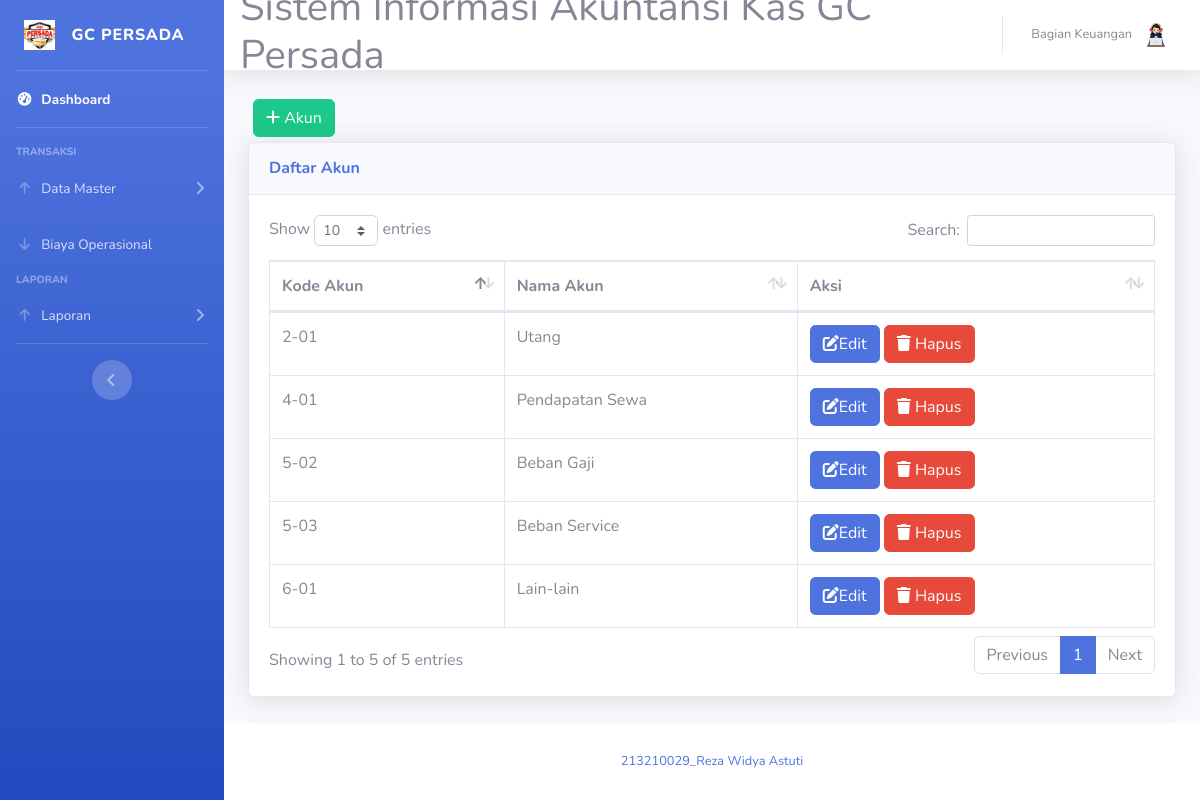
/kategori.php (signed in), run on an earlier commit of the app's database.
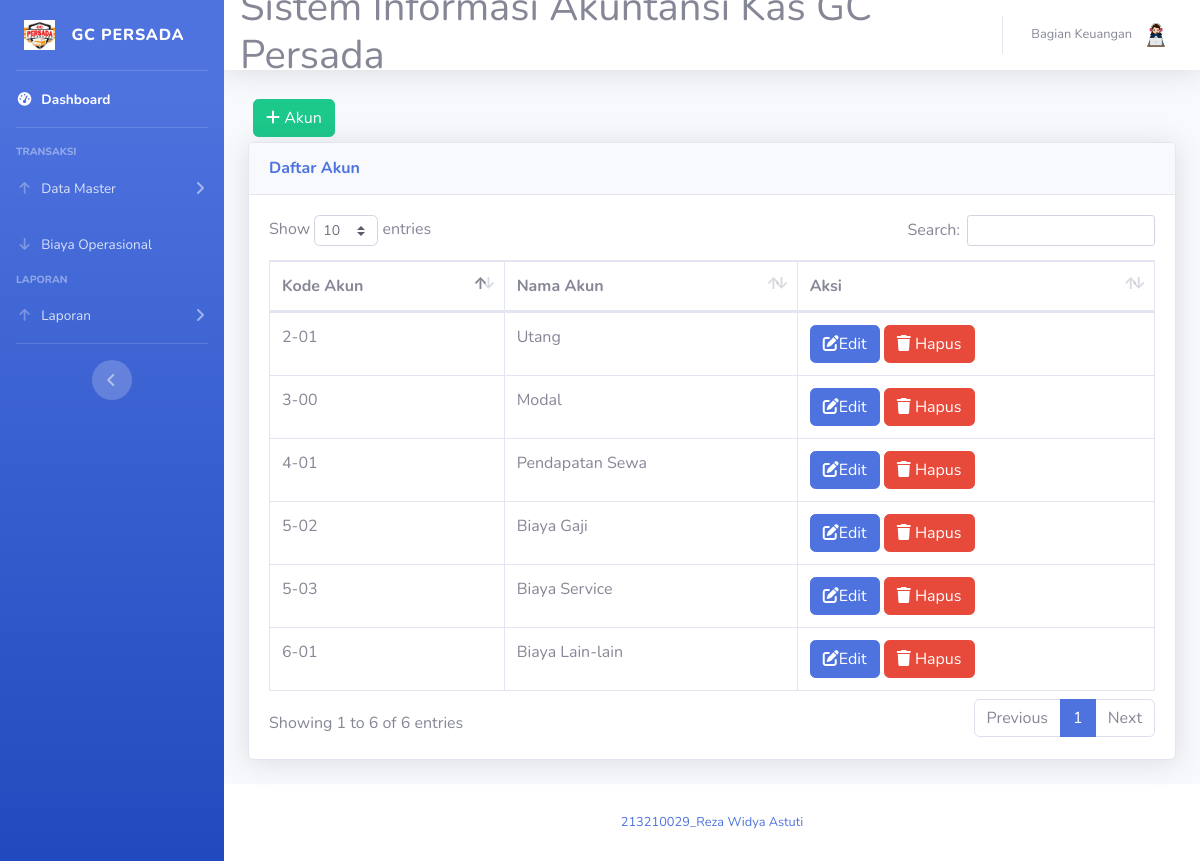
And on a later commit of the database.
### tables this page shows
CREATE TABLE `kategori_akun` (
  `id_akun` varchar(5) NOT NULL,
  `nama_akun` varchar(25) NOT NULL
);

### kategori.php (the view, shortened to what this page needs)
<!DOCTYPE html>
<html lang="en">
<head>
    <link href="vendor/fontawesome-free/css/all.min.css" rel="stylesheet" type="text/css">
    <link href="css/sb-admin-2.min.css" rel="stylesheet">
    <link href="vendor/datatables/dataTables.bootstrap4.min.css" rel="stylesheet">
</head>
<body id="page-top">
    <?php
    require 'koneksi.php';
    $role = $_SESSION['role_id'];
    $role == '3' ? require('sidebar-karyawan.php') : require('sidebar.php');
    ?>
    <div id="content">
        <?php require 'navbar.php'; ?>
        <div class="container-fluid">
            <button type="button" class="btn btn-success" style="margin:5px" data-toggle="modal" data-target="#myModalTambah"><i class="fa fa-plus"> </i> Akun</button><br>
            <div class="card shadow mb-4">
                <div class="card-header py-3">
                    <h6 class="m-0 font-weight-bold text-primary">Daftar Akun</h6>
                </div>
                <div class="card-body">
                    <div class="table-responsive">
                        <table class="table table-bordered" id="dataTable" width="100%" cellspacing="0">
                            <thead>
                                <tr>
                                    <th>Kode Akun</th>
                                    <th>Nama Akun</th>
                                    <th>Aksi</th>
                                </tr>
                            </thead>
                            <tbody>
                                <?php
                                $query_kategori = mysqli_query($koneksi, "SELECT * FROM kategori_akun");
                                while ($data = mysqli_fetch_assoc($query_kategori)) {
                                ?>
                                    <tr>
                                        <td><?= $data['id_akun'] ?></td>
                                        <td><?= $data['nama_akun'] ?></td>
                                        <td>
                                            <a href="#" type="button" class="btn btn-primary btn-md" data-toggle="modal" data-target="#myModal<?php echo $data['id_akun']; ?>"> <i class="fa fa-edit"></i>Edit</a>
                                            <a href="#" type="button" class="btn btn-danger btn-md" data-toggle="modal" data-target="#modalHapus<?php echo $data['id_akun']; ?>"><i class="fa fa-trash"></i> Hapus</a>
                                        <?php
                                    }
                                        ?>
                            </tbody>
                        </table>
                    </div>
                </div>
            </div>
        </div>
    </div>
    <?php require 'footer.php' ?>
    </div>
    </div>
</body>
</html>

What changed in the data, as far as the page shows it:
added kategori_akun: id_akun "3-00", nama_akun "Modal"
changed kategori_akun "5-02": nama_akun "Beban Gaji" → "Biaya Gaji"
changed kategori_akun "5-03": nama_akun "Beban Service" → "Biaya Service"
changed kategori_akun "6-01": nama_akun "Lain-lain" → "Biaya Lain-lain"
Also different on the page:
text written by a page script: "Show entries Search: Showing 1 to 5 of 5 entries Previous 1 Next" → "Show entries Search: Showing 1 to 6 of 6 entries Previous 1 Next"
